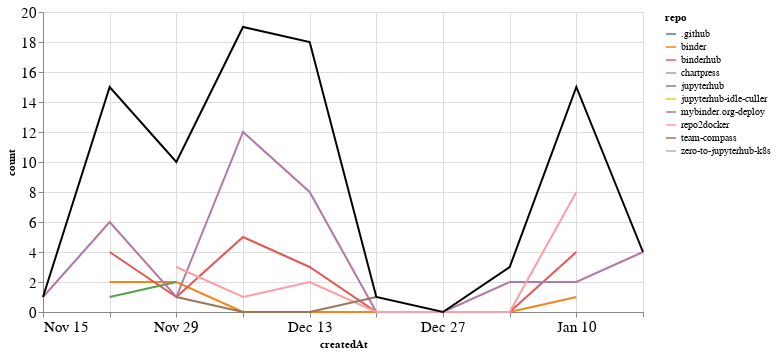

The notebook cell saved with this chart:
### Markdown cell above
### Comments

### Code cell
comments_time = comments.groupby('repo').resample('W', on='createdAt').count()['author'].reset_index()
comments_time = comments_time.rename(columns={'author': 'count'})
comments_time_total = comments_time.groupby('createdAt').agg({"count": "sum"}).reset_index()
ch1 = alt.Chart(comments_time, width=600).mark_line().encode(
    x='createdAt',
    y='count',
    color='repo',
    tooltip="repo"
)

ch2 = alt.Chart(comments_time_total, width=600).mark_line(color="black").encode(
    x='createdAt',
    y='count',
)

ch1 + ch2

### Figure 1 — Vega-Lite specification as saved in the notebook (floating-point values rounded to 4 significant figures)
{"config": {"axisLeft": {"labelFontSize": 15}, "axisBottom": {"labelFontSize": 15}}, "layer": [{"data": {"name": "data-af34866bd6f8fb90c610958814bccc02"}, "mark": "line", "encoding": {"color": {"type": "nominal", "field": "repo"}, "tooltip": {"type": "nominal", "field": "repo"}, "x": {"type": "temporal", "field": "createdAt"}, "y": {"type": "quantitative", "field": "count"}}, "width": 600}, {"data": {"name": "data-999da4bdf3a2946f992ac1017e1cadbb"}, "mark": {"type": "line", "color": "black"}, "encoding": {"x": {"type": "temporal", "field": "createdAt"}, "y": {"type": "quantitative", "field": "count"}}, "width": 600}], "$schema": "https://vega.github.io/schema/vega-lite/v4.8.1.json", "datasets": {"data-af34866bd6f8fb90c610958814bccc02": [{"repo": ".github", "createdAt": "2020-12-06T00:00:00", "count": 1}, {"repo": "binder", "createdAt": "2020-11-22T00:00:00", "count": 2}, {"repo": "binder", "createdAt": "2020-11-29T00:00:00", "count": 2}, {"repo": "binder", "createdAt": "2020-12-06T00:00:00", "count": 0}, {"repo": "binder", "createdAt": "2020-12-13T00:00:00", "count": 0}, {"repo": "binder", "createdAt": "2020-12-20T00:00:00", "count": 0}, {"repo": "binder", "createdAt": "2020-12-27T00:00:00", "count": 0}, {"repo": "binder", "createdAt": "2021-01-03T00:00:00", "count": 0}, {"repo": "binder", "createdAt": "2021-01-10T00:00:00", "count": 1}, {"repo": "binderhub", "createdAt": "2020-11-22T00:00:00", "count": 4}, {"repo": "binderhub", "createdAt": "2020-11-29T00:00:00", "count": 1}, {"repo": "binderhub", "createdAt": "2020-12-06T00:00:00", "count": 5}, {"repo": "binderhub", "createdAt": "2020-12-13T00:00:00", "count": 3}, {"repo": "binderhub", "createdAt": "2020-12-20T00:00:00", "count": 0}, {"repo": "binderhub", "createdAt": "2020-12-27T00:00:00", "count": 0}, {"repo": "binderhub", "createdAt": "2021-01-03T00:00:00", "count": 0}, {"repo": "binderhub", "createdAt": "2021-01-10T00:00:00", "count": 4}, {"repo": "chartpress", "createdAt": "2020-11-22T00:00:00", "count": 2}, {"repo": "jupyterhub", "createdAt": "2020-11-22T00:00:00", "count": 1}, {"repo": "jupyterhub", "createdAt": "2020-11-29T00:00:00", "count": 2}, {"repo": "jupyterhub-idle-culler", "createdAt": "2021-01-03T00:00:00", "count": 1}, {"repo": "mybinder.org-deploy", "createdAt": "2020-11-15T00:00:00", "count": 1}, {"repo": "mybinder.org-deploy", "createdAt": "2020-11-22T00:00:00", "count": 6}, {"repo": "mybinder.org-deploy", "createdAt": "2020-11-29T00:00:00", "count": 1}, {"repo": "mybinder.org-deploy", "createdAt": "2020-12-06T00:00:00", "count": 12}, {"repo": "mybinder.org-deploy", "createdAt": "2020-12-13T00:00:00", "count": 8}, {"repo": "mybinder.org-deploy", "createdAt": "2020-12-20T00:00:00", "count": 0}, {"repo": "mybinder.org-deploy", "createdAt": "2020-12-27T00:00:00", "count": 0}, {"repo": "mybinder.org-deploy", "createdAt": "2021-01-03T00:00:00", "count": 2}, {"repo": "mybinder.org-deploy", "createdAt": "2021-01-10T00:00:00", "count": 2}, {"repo": "mybinder.org-deploy", "createdAt": "2021-01-17T00:00:00", "count": 4}, {"repo": "repo2docker", "createdAt": "2020-11-29T00:00:00", "count": 3}, {"repo": "repo2docker", "createdAt": "2020-12-06T00:00:00", "count": 1}, {"repo": "repo2docker", "createdAt": "2020-12-13T00:00:00", "count": 2}, {"repo": "repo2docker", "createdAt": "2020-12-20T00:00:00", "count": 0}, {"repo": "repo2docker", "createdAt": "2020-12-27T00:00:00", "count": 0}, {"repo": "repo2docker", "createdAt": "2021-01-03T00:00:00", "count": 0}, {"repo": "repo2docker", "createdAt": "2021-01-10T00:00:00", "count": 8}, {"repo": "team-compass", "createdAt": "2020-11-29T00:00:00", "count": 1}, {"repo": "team-compass", "createdAt": "2020-12-06T00:00:00", "count": 0}, {"repo": "team-compass", "createdAt": "2020-12-13T00:00:00", "count": 0}, {"repo": "team-compass", "createdAt": "2020-12-20T00:00:00", "count": 1}, {"repo": "zero-to-jupyterhub-k8s", "createdAt": "2020-12-13T00:00:00", "count": 5}], "data-999da4bdf3a2946f992ac1017e1cadbb": [{"createdAt": "2020-11-15T00:00:00", "count": 1}, {"createdAt": "2020-11-22T00:00:00", "count": 15}, {"createdAt": "2020-11-29T00:00:00", "count": 10}, {"createdAt": "2020-12-06T00:00:00", "count": 19}, {"createdAt": "2020-12-13T00:00:00", "count": 18}, {"createdAt": "2020-12-20T00:00:00", "count": 1}, {"createdAt": "2020-12-27T00:00:00", "count": 0}, {"createdAt": "2021-01-03T00:00:00", "count": 3}, {"createdAt": "2021-01-10T00:00:00", "count": 15}, {"createdAt": "2021-01-17T00:00:00", "count": 4}]}}
